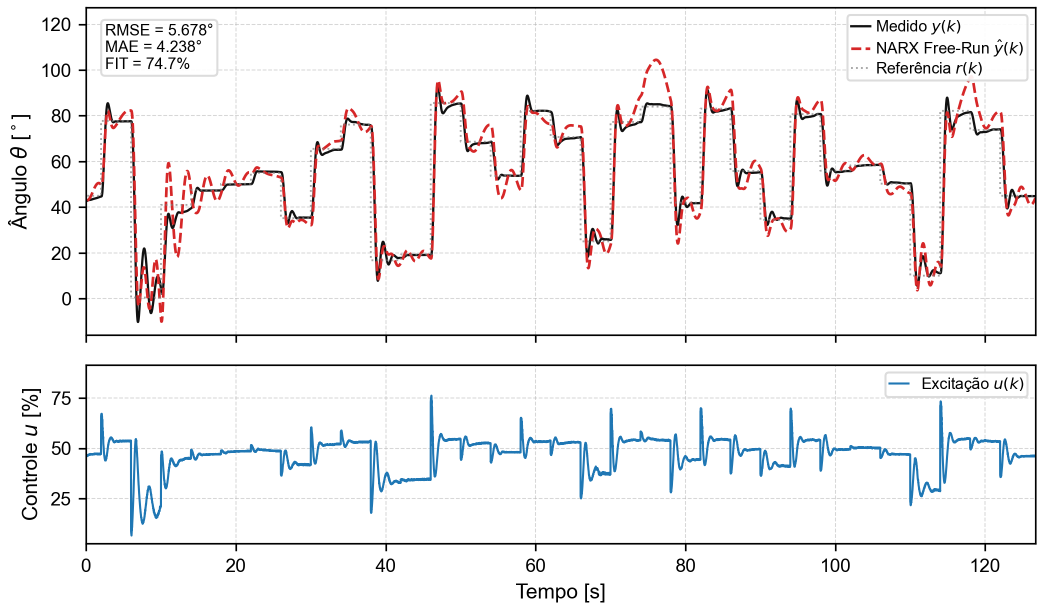
#> input picture artigo-ifac/img/narx_val_steps.png, 2085 x 1220 px, given in place of MPC_Computational_Time.png, which was not available (shown at 1/2 size)
$ python generate_narx_grid.py
#> lines starting #> are read from the running program, lines starting #| are printed output that depends on the picture; after the words box and inside, x2 and y2 are one past the last pixel; in counts of white or black regions, pixels touching at a corner belong together
### scratch/generate_english_figures.py
import os
import sys
import numpy as np
import pandas as pd
import matplotlib.pyplot as plt
import matplotlib.image as mpimg

# Base setup
root_dir = os.path.abspath('.')
if root_dir not in sys.path:
    sys.path.insert(0, root_dir)

out_dir = os.path.join(root_dir, 'artigo-ifac', 'img')
os.makedirs(out_dir, exist_ok=True)

plt.rcParams.update({
    'font.family': 'sans-serif',
    'font.sans-serif': ['Arial', 'Helvetica', 'DejaVu Sans'],
    'font.size': 10,
    'axes.labelsize': 10,
    'axes.titlesize': 10,
    'xtick.labelsize': 9,
    'ytick.labelsize': 9,
    'legend.fontsize': 8.5,
    'axes.linewidth': 0.8,
    'lines.linewidth': 1.2,
    'grid.linewidth': 0.5,
    'grid.linestyle': '--',
    'grid.alpha': 0.45,
    'legend.frameon': True,
    'legend.framealpha': 0.95,
    'legend.edgecolor': '0.85',
    'figure.autolayout': False,
    'savefig.dpi': 300,
    'savefig.bbox': 'tight',
    'savefig.pad_inches': 0.05,
})

print("==================================================")
print("1. Generating 'mpc_tempo' in English...")
print("==================================================")

img_path = os.path.join(root_dir, 'data', 'experimentos_novos', 'EXP001_legado_narx-mpc', '2_mpc_python', 'MPC_Computational_Time.png')
orig_time_img = mpimg.imread(img_path)
#> orig_time_img is the input picture: shape (1220, 2085, 4) float32; mean R, G, B, A 0.954, 0.95, 0.953, 1
r, g, b = orig_time_img[:,:,0], orig_time_img[:,:,1], orig_time_img[:,:,2]
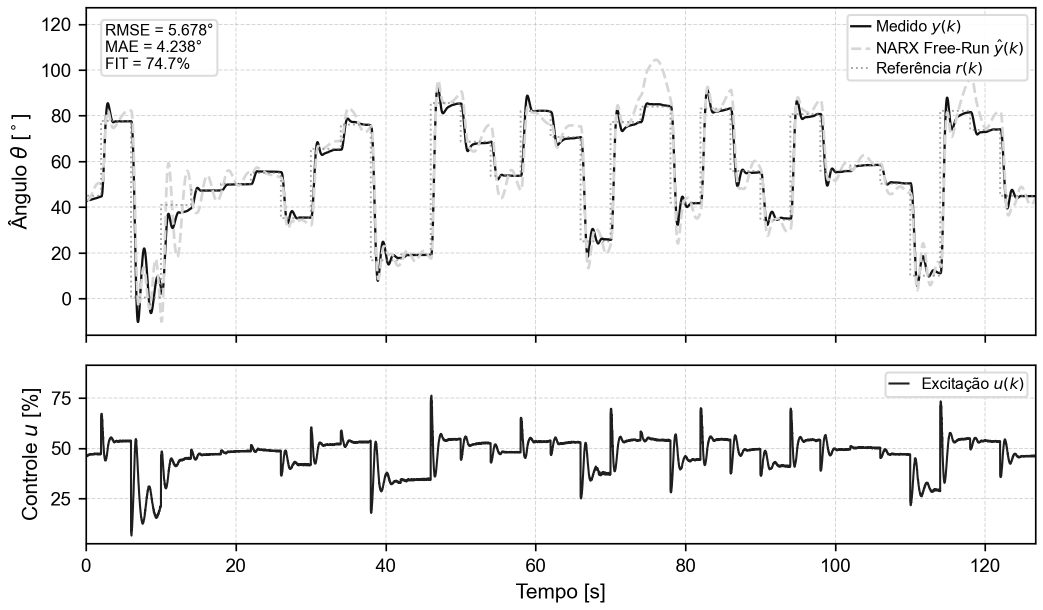
#> r: shape (1220, 2085) float32 (shown at 1/2 size); min 0, max 1, mean 0.954
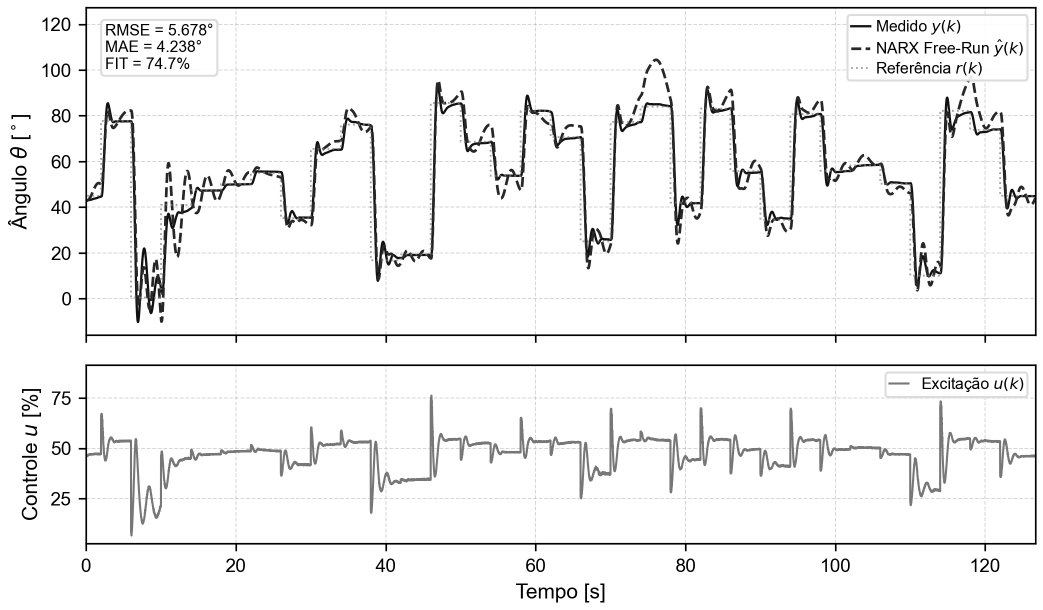
#> g: shape (1220, 2085) float32 (shown at 1/2 size); min 0, max 1, mean 0.949
blue_mask = (b > 0.6) & (r < 0.3) & (g < 0.6)
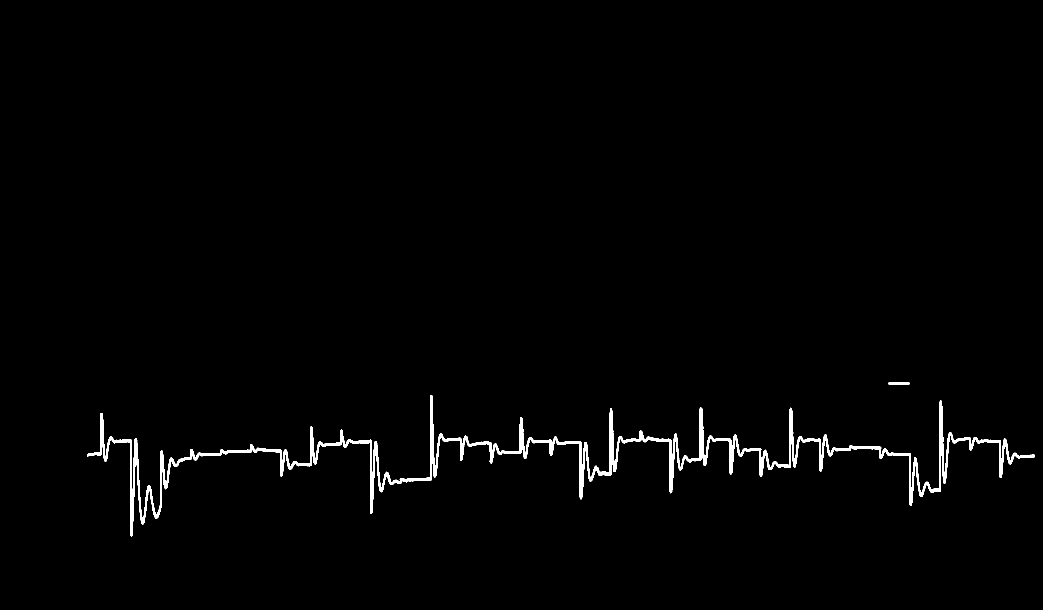
#> blue_mask: shape (1220, 2085) bool (shown at 1/2 size); 1.2% white; 2 white regions, box (x1, y1, x2, y2) and area: (175, 790, 2069, 1073) 30174, (1777, 765, 1819, 769) 168

x_coords = np.arange(192, 1039)
t_extracted = (x_coords - 192.0) / (1038.0 - 192.0) * 25.0
dt_ms = []

for x in x_coords:
    y_pix = np.where(blue_mask[:, x])[0]
    if len(y_pix) > 0:
        span = np.max(y_pix) - np.min(y_pix)
        if span > 8:
            y_val = np.min(y_pix)
        else:
            y_val = np.mean(y_pix)
        val = (298.0 - y_val) / 550.0 * 1000.0
        dt_ms.append(val)
    else:
        dt_ms.append(dt_ms[-1] if dt_ms else 100.0)
#> this loop made 847 passes
#> (y_pix, span, y_val, val) on passes 1 to 8: ([905, 906, 907, 908, 909], 4, 907, -1107.3), ([905, 906, 907, 908, 909], 4, 907, -1107.3), ([905, 906, 907, 908, 909, 910], 5, 907.5, -1108.2), ([905, 906, 907, 908, 909, 910], 5, 907.5, -1108.2), ([905, 906, 907, 908, 909, 910], 5, 907.5, -1108.2), ([905, 906, 907, 908, 909, 910], 5, 907.5, -1108.2), ([905, 906, 907, 908, 909, 910], 5, 907.5, -1108.2), ([905, 906, 907, 908, 909, 910], 5, 907.5, -1108.2)
#> (span, y_val, val) on passes 9 to 14: (79, 831, -969.1), (84, 826, -960), (83, 826, -960), (82, 826, -960), (52, 826, -960), (66, 828, -963.6)
#> after the loop, dt_ms = 847 values, max -894.5 at index 669, min -1347.3 at index 93, mean -1111.6

dt_ms = np.array(dt_ms)

fig, ax = plt.subplots(figsize=(7.2, 3.4))
ax.plot(t_extracted, dt_ms, color='#1f77b4', linestyle='-', linewidth=1.2,
        label='NMPC Solution Time (IPOPT)')
ax.axhline(10.0, color='#d62728', linestyle='--', linewidth=1.4,
           label=r'Sampling Period $T_s = 10$ ms (Deadline)')

ax.annotate('Initial cold start\n(458 ms)',
            xy=(0.0, 458), xytext=(1.8, 420),
            arrowprops=dict(facecolor='black', shrink=0.08, width=0.8, headwidth=5),
            fontsize=8.5)

ax.annotate('Step transition\npeak (333 ms)',
            xy=(9.17, 333), xytext=(11.5, 320),
            arrowprops=dict(facecolor='black', shrink=0.08, width=0.8, headwidth=5),
            fontsize=8.5)

ax.set_xlabel('Time [s]')
ax.set_ylabel('Solution Time [ms]')
ax.set_xlim(0, 25)
ax.set_ylim(0, 500)
ax.grid(True)
ax.legend(loc='upper right', framealpha=0.95)

plt.tight_layout()
fig.savefig(os.path.join(out_dir, 'mpc_tempo.png'), dpi=300)
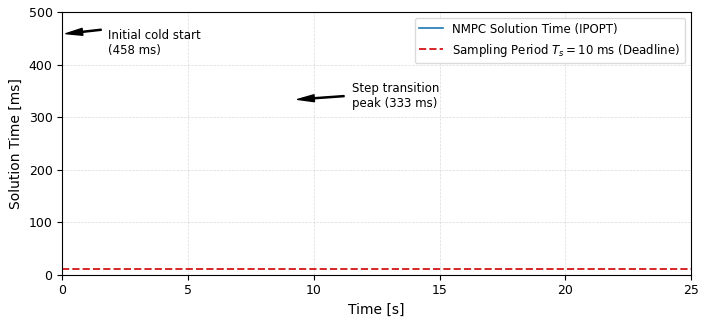
#> figure drawn by matplotlib, 1 panel; curve peaks at x = 19.77, y = -894.5
fig.savefig(os.path.join(out_dir, 'mpc_tempo.pdf'), format='pdf')
plt.close(fig)
print("-> Saved: mpc_tempo.png / .pdf")


print("\n==================================================")
print("2. Generating 'comparacao_hibrido_val1' in English...")
print("==================================================")

real_dir = os.path.join(root_dir, 'data', 'experimentos_novos', 'EXP001_reteste_narx-mpc', '4_aeropendulo')
f_sem = os.path.join(real_dir, "20261023_180508_referencia_legado_val1_mpc_hybrid.csv")
f_com = os.path.join(real_dir, "20261023_181157_referencia_legado_val1_mpc_hybrid.csv")

#> (the run stopped early here; a loop or call above may not have finished)
